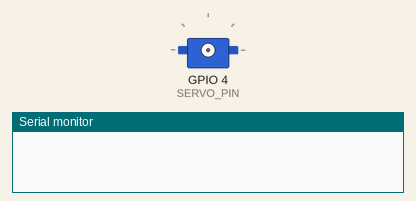
Recording of a sketch running on a simulated ESP32. Shown: servo, the last lines printed to the serial monitor. WiFi joins after 1.5 s; servers stay silent unless stated; a WiFi scan finds three made-up networks; uploads are accepted with an empty reply.

Above: at 0.0 s.
At 3.7 s:
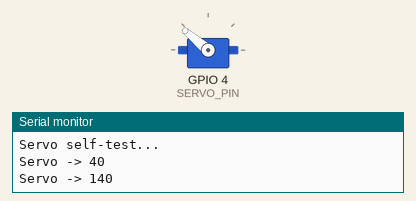
At 4.5 s:
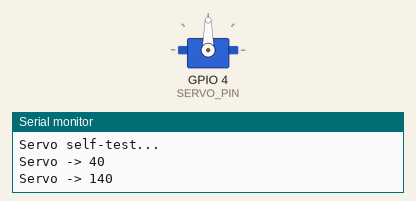
Timing chart, 0 to 6.0 s (numbered marks = the images above):
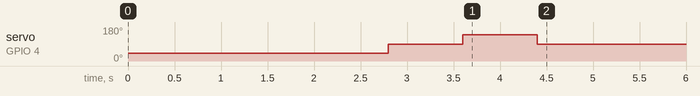

The sketch:

Esp32_Code.ino
```cpp
#include <WiFi.h>
#include <WiFiClientSecure.h>
#include <HTTPClient.h>
#include <ESP32Servo.h>

const char* WIFI_SSID  = "your_network_name";
const char* WIFI_PASS  = "your_net_pass";
const char* DEVICE_KEY = "mibrahim";
const char* BASE_URL   = "https://dawn-sound-e941.m-ibrahim-ibh.workers.dev";

const int SERVO_PIN    = 4;
const int CENTER_ANGLE = 90;    // bar level, not touching the switch
const int ON_ANGLE     = 40;    // pushes one side of the rocker
const int OFF_ANGLE    = 140;   // pushes the other side

Servo servo;
String lastId = "";
bool first = true;

void pushTo(int angle) {
  Serial.println("Servo -> " + String(angle));
  servo.setPeriodHertz(50);
  servo.attach(SERVO_PIN, 500, 2500);
  servo.write(angle);
  delay(800);
  servo.write(CENTER_ANGLE);
  delay(800);
  servo.detach();
}

void scanWiFi() {
  Serial.println("Scanning WiFi...");
  int n = WiFi.scanNetworks();
  if (n <= 0) { Serial.println("No networks found"); return; }
  for (int i = 0; i < n; i++) {
    Serial.println(String(i + 1) + ": " + WiFi.SSID(i) + "  (" + WiFi.RSSI(i) + " dBm)");
  }
}

bool connectWiFi() {
  WiFi.mode(WIFI_STA);
  WiFi.begin(WIFI_SSID, WIFI_PASS);
  Serial.print("Connecting to " + String(WIFI_SSID));
  unsigned long t = millis();
  while (WiFi.status() != WL_CONNECTED) {
    delay(500);
    Serial.print(".");
    if (millis() - t > 20000) {
      Serial.println("\nWiFi FAILED. Check name/password, use 2.4 GHz.");
      return false;
    }
  }
  Serial.println("\nWiFi connected, IP: " + WiFi.localIP().toString());
  return true;
}

void setup() {
  Serial.begin(115200);
  delay(2000);
  Serial.println("\n=== ESP32 START ===");

  Serial.println("Servo self-test...");
  pushTo(ON_ANGLE);
  pushTo(OFF_ANGLE);

  scanWiFi();
  connectWiFi();
}

void loop() {
  if (WiFi.status() != WL_CONNECTED) {
    if (!connectWiFi()) { delay(5000); return; }
  }

  WiFiClientSecure client;
  client.setInsecure();
  client.setTimeout(10);
  HTTPClient http;
  http.setTimeout(10000);
  String url = String(BASE_URL) + "/api/poll?key=" + DEVICE_KEY;

  if (http.begin(client, url)) {
    int code = http.GET();
    Serial.println("Poll HTTP code: " + String(code));
    if (code == 200) {
      String r = http.getString();
      Serial.println("Reply: " + r);
      int p = r.indexOf('|');
      if (p > 0) {
        String id  = r.substring(0, p);
        String act = r.substring(p + 1);
        if (id != lastId) {
          lastId = id;
          if (!first) {                       // ignore the old command on boot
            Serial.println("Command: " + act);
            if (act == "on") pushTo(ON_ANGLE);
            else if (act == "off") pushTo(OFF_ANGLE);
          }
        }
        first = false;
      }
    } else if (code == 401) {
      Serial.println("401: DEVICE_KEY does not match the Worker");
    } else if (code == 500) {
      Serial.println("500: KV binding missing/misnamed in the Worker");
    } else if (code < 0) {
      Serial.println("Connection error: " + http.errorToString(code));
    }
    http.end();
  } else {
    Serial.println("http.begin failed");
  }
  delay(3000);
}
```
